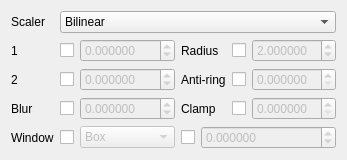
                    <widget class="QWidget" name="scaleTab">
                     <attribute name="title">
                      <string>Scale</string>
                     </attribute>
                     <layout class="QGridLayout" name="scaleTabLayout">
                      <item row="0" column="0">
                       <widget class="QLabel" name="scaleScalerLabel">
                        <property name="text">
                         <string>Scaler</string>
                        </property>
                       </widget>
                      </item>
                      <item row="1" column="0">
                       <widget class="QLabel" name="scaleParam1Label">
                        <property name="text">
                         <string>1</string>
                        </property>
                       </widget>
                      </item>
                      <item row="1" column="1">
                       <layout class="QHBoxLayout" name="scaleParam1Layout" stretch="0,1">
                        <item>
                         <widget class="QCheckBox" name="scaleParam1Set">
                          <property name="text">
                           <string/>
                          </property>
                         </widget>
                        </item>
                        <item>
                         <widget class="QDoubleSpinBox" name="scaleParam1Value">
                          <property name="enabled">
                           <bool>false</bool>
                          </property>
                          <property name="decimals">
                           <number>6</number>
                          </property>
                          <property name="minimum">
                           <double>-100.000000000000000</double>
                          </property>
                          <property name="maximum">
                           <double>100.000000000000000</double>
                          </property>
                         </widget>
                        </item>
                       </layout>
                      </item>
                      <item row="1" column="3">
                       <layout class="QHBoxLayout" name="scaleRadiusLayout" stretch="0,1">
                        <item>
                         <widget class="QCheckBox" name="scaleRadiusSet">
                          <property name="text">
                           <string/>
                          </property>
                         </widget>
                        </item>
                        <item>
                         <widget class="QDoubleSpinBox" name="scaleRadiusValue">
                          <property name="enabled">
                           <bool>false</bool>
                          </property>
                          <property name="decimals">
                           <number>6</number>
                          </property>
                          <property name="minimum">
                           <double>0.500000000000000</double>
                          </property>
                          <property name="maximum">
                           <double>16.000000000000000</double>
                          </property>
                          <property name="singleStep">
                           <double>0.500000000000000</double>
                          </property>
                          <property name="value">
                           <double>2.000000000000000</double>
                          </property>
                         </widget>
                        </item>
                       </layout>
                      </item>
                      <item row="2" column="0">
                       <widget class="QLabel" name="scaleParam2Label">
                        <property name="text">
                         <string>2</string>
                        </property>
                       </widget>
                      </item>
                      <item row="2" column="1">
                       <layout class="QHBoxLayout" name="scaleParam2Layout" stretch="0,1">
                        <item>
                         <widget class="QCheckBox" name="scaleParam2Set">
                          <property name="text">
                           <string/>
                          </property>
                         </widget>
                        </item>
                        <item>
                         <widget class="QDoubleSpinBox" name="scaleParam2Value">
                          <property name="enabled">
                           <bool>false</bool>
                          </property>
                          <property name="decimals">
                           <number>6</number>
                          </property>
                          <property name="minimum">
                           <double>-100.000000000000000</double>
                          </property>
                          <property name="maximum">
                           <double>100.000000000000000</double>
                          </property>
                         </widget>
                        </item>
                       </layout>
                      </item>
                      <item row="2" column="2">
                       <widget class="QLabel" name="scaleAntiRingLabel">
                        <property name="text">
                         <string>Anti-ring</string>
                        </property>
                       </widget>
                      </item>
                      <item row="2" column="3">
                       <layout class="QHBoxLayout" name="scaleAntiRingLayout" stretch="0,1">
                        <item>
                         <widget class="QCheckBox" name="scaleAntiRingSet">
                          <property name="text">
                           <string/>
                          </property>
                         </widget>
                        </item>
                        <item>
                         <widget class="QDoubleSpinBox" name="scaleAntiRingValue">
                          <property name="enabled">
                           <bool>false</bool>
                          </property>
                          <property name="decimals">
                           <number>6</number>
                          </property>
                          <property name="minimum">
                           <double>0.000000000000000</double>
                          </property>
                          <property name="maximum">
                           <double>1.000000000000000</double>
                          </property>
                          <property name="singleStep">
                           <double>0.100000000000000</double>
                          </property>
                         </widget>
                        </item>
                       </layout>
                      </item>
                      <item row="3" column="0">
                       <widget class="QLabel" name="scaleBlurLabel">
                        <property name="text">
                         <string>Blur</string>
                        </property>
                       </widget>
                      </item>
                      <item row="3" column="1">
                       <layout class="QHBoxLayout" name="scaleBlurLayout" stretch="0,1">
                        <item>
                         <widget class="QCheckBox" name="scaleBlurSet">
                          <property name="text">
                           <string/>
                          </property>
                         </widget>
                        </item>
                        <item>
                         <widget class="QDoubleSpinBox" name="scaleBlurValue">
                          <property name="enabled">
                           <bool>false</bool>
                          </property>
                          <property name="decimals">
                           <number>6</number>
                          </property>
                          <property name="minimum">
                           <double>-100.000000000000000</double>
                          </property>
                          <property name="maximum">
                           <double>100.000000000000000</double>
                          </property>
                         </widget>
                        </item>
                       </layout>
                      </item>
                      <item row="4" column="0">
                       <widget class="QLabel" name="scaleWindowLabel">
                        <property name="text">
                         <string>Window</string>
                        </property>
                       </widget>
                      </item>
                      <item row="4" column="1">
                       <layout class="QHBoxLayout" name="scaleWindowLayout" stretch="0,1">
                        <item>
                         <widget class="QCheckBox" name="scaleWindowSet">
                          <property name="text">
                           <string/>
                          </property>
                         </widget>
                        </item>
                        <item>
                         <widget class="QComboBox" name="scaleWindowValue">
                          <property name="enabled">
                           <bool>false</bool>
                          </property>
                          <item>
                           <property name="text">
                            <string>Box</string>
                           </property>
                          </item>
                          <item>
                           <property name="text">
                            <string>Triangle</string>
                           </property>
                          </item>
                          <item>
                           <property name="text">
                            <string>Bartlett</string>
                           </property>
                          </item>
                          <item>
                           <property name="text">
                            <string>Hanning</string>
                           </property>
                          </item>
                          <item>
                           <property name="text">
                            <string>Hamming</string>
                           </property>
                          </item>
                          <item>
                           <property name="text">
                            <string>Quadric</string>
                           </property>
                          </item>
                          <item>
                           <property name="text">
                            <string>Welch</string>
                           </property>
                          </item>
                          <item>
                           <property name="text">
                            <string>Kaiser</string>
                           </property>
                          </item>
                          <item>
                           <property name="text">
                            <string>Blackman</string>
                           </property>
                          </item>
                          <item>
                           <property name="text">
                            <string>Gaussian</string>
                           </property>
                          </item>
                          <item>
                           <property name="text">
                            <string>Sinc</string>
                           </property>
                          </item>
                          <item>
                           <property name="text">
                            <string>Jinc</string>
                           </property>
                          </item>
                          <item>
                           <property name="text">
                            <string>Sphinx</string>
                           </property>
                          </item>
                         </widget>
                        </item>
                       </layout>
                      </item>
                      <item row="4" column="2" colspan="2">
                       <layout class="QHBoxLayout" name="scaleWindowParamLayout" stretch="0,1">
                        <item>
                         <widget class="QCheckBox" name="scaleWindowParamSet">
                          <property name="text">
                           <string/>
                          </property>
                         </widget>
                        </item>
                        <item>
                         <widget class="QDoubleSpinBox" name="scaleWindowParamValue">
                          <property name="enabled">
                           <bool>false</bool>
                          </property>
                          <property name="decimals">
                           <number>6</number>
                          </property>
                          <property name="minimum">
                           <double>-100.000000000000000</double>
                          </property>
                          <property name="maximum">
                           <double>100.000000000000000</double>
                          </property>
                         </widget>
                        </item>
                       </layout>
                      </item>
                      <item row="3" column="3">
                       <layout class="QHBoxLayout" name="scaleClampLayout" stretch="0,1">
                        <item>
                         <widget class="QCheckBox" name="scaleClampSet"/>
                        </item>
                        <item>
                         <widget class="QDoubleSpinBox" name="scaleClampValue">
                          <property name="enabled">
                           <bool>false</bool>
                          </property>
                          <property name="decimals">
                           <number>6</number>
                          </property>
                          <property name="maximum">
                           <double>1.000000000000000</double>
                          </property>
                          <property name="singleStep">
                           <double>0.100000000000000</double>
                          </property>
                         </widget>
                        </item>
                       </layout>
                      </item>
                      <item row="3" column="2">
                       <widget class="QLabel" name="scaleClampLabel">
                        <property name="text">
                         <string>Clamp</string>
                        </property>
                       </widget>
                      </item>
                      <item row="1" column="2">
                       <widget class="QLabel" name="scaleRadiusLabel">
                        <property name="text">
                         <string>Radius</string>
                        </property>
                       </widget>
                      </item>
                      <item row="0" column="1" colspan="3">
                       <widget class="QComboBox" name="scaleScaler">
                        <item>
                         <property name="text">
                          <string>Bilinear</string>
                         </property>
                        </item>
                        <item>
                         <property name="text">
                          <string>Bicubic_fast</string>
                         </property>
                        </item>
                        <item>
                         <property name="text">
                          <string>Oversample</string>
                         </property>
                        </item>
                        <item>
                         <property name="text">
                          <string>Spline16</string>
                         </property>
                        </item>
                        <item>
                         <property name="text">
                          <string>Spline36</string>
                         </property>
                        </item>
                        <item>
                         <property name="text">
                          <string>Spline64</string>
                         </property>
                        </item>
                        <item>
                         <property name="text">
                          <string>Sinc</string>
                         </property>
                        </item>
                        <item>
                         <property name="text">
                          <string>Lanczos</string>
                         </property>
                        </item>
                        <item>
                         <property name="text">
                          <string>Ginseng</string>
                         </property>
                        </item>
                        <item>
                         <property name="text">
                          <string>Jinc</string>
                         </property>
                        </item>
                        <item>
                         <property name="text">
                          <string>Ewa lanczos</string>
                         </property>
                        </item>
                        <item>
                         <property name="text">
                          <string>Ewa hanning</string>
                         </property>
                        </item>
                        <item>
                         <property name="text">
                          <string>Ewa ginseng</string>
                         </property>
                        </item>
                        <item>
                         <property name="text">
                          <string>Ewa lanczos sharp</string>
                         </property>
                        </item>
                        <item>
                         <property name="text">
                          <string>Ewa lanczos soft</string>
                         </property>
                        </item>
                        <item>
                         <property name="text">
                          <string>Haasnsoft</string>
                         </property>
                        </item>
                        <item>
                         <property name="text">
                          <string>Bicubic</string>
                         </property>
                        </item>
                        <item>
                         <property name="text">
                          <string>Bc spline</string>
                         </property>
                        </item>
                        <item>
                         <property name="text">
                          <string>Catmull rom</string>
                         </property>
                        </item>
                        <item>
                         <property name="text">
                          <string>Mitchell</string>
                         </property>
                        </item>
                        <item>
                         <property name="text">
                          <string>Robidoux</string>
                         </property>
                        </item>
                        <item>
                         <property name="text">
                          <string>Robidoux sharp</string>
                         </property>
                        </item>
                        <item>
                         <property name="text">
                          <string>Ewa robidoux</string>
                         </property>
                        </item>
                        <item>
                         <property name="text">
                          <string>Ewa robidoux sharp</string>
                         </property>
                        </item>
                        <item>
                         <property name="text">
                          <string>Box</string>
                         </property>
                        </item>
                        <item>
                         <property name="text">
                          <string>Nearest</string>
                         </property>
                        </item>
                        <item>
                         <property name="text">
                          <string>Triangle</string>
                         </property>
                        </item>
                        <item>
                         <property name="text">
                          <string>Gaussian</string>
                         </property>
                        </item>
                       </widget>
                      </item>
                     </layout>
                    </widget>
